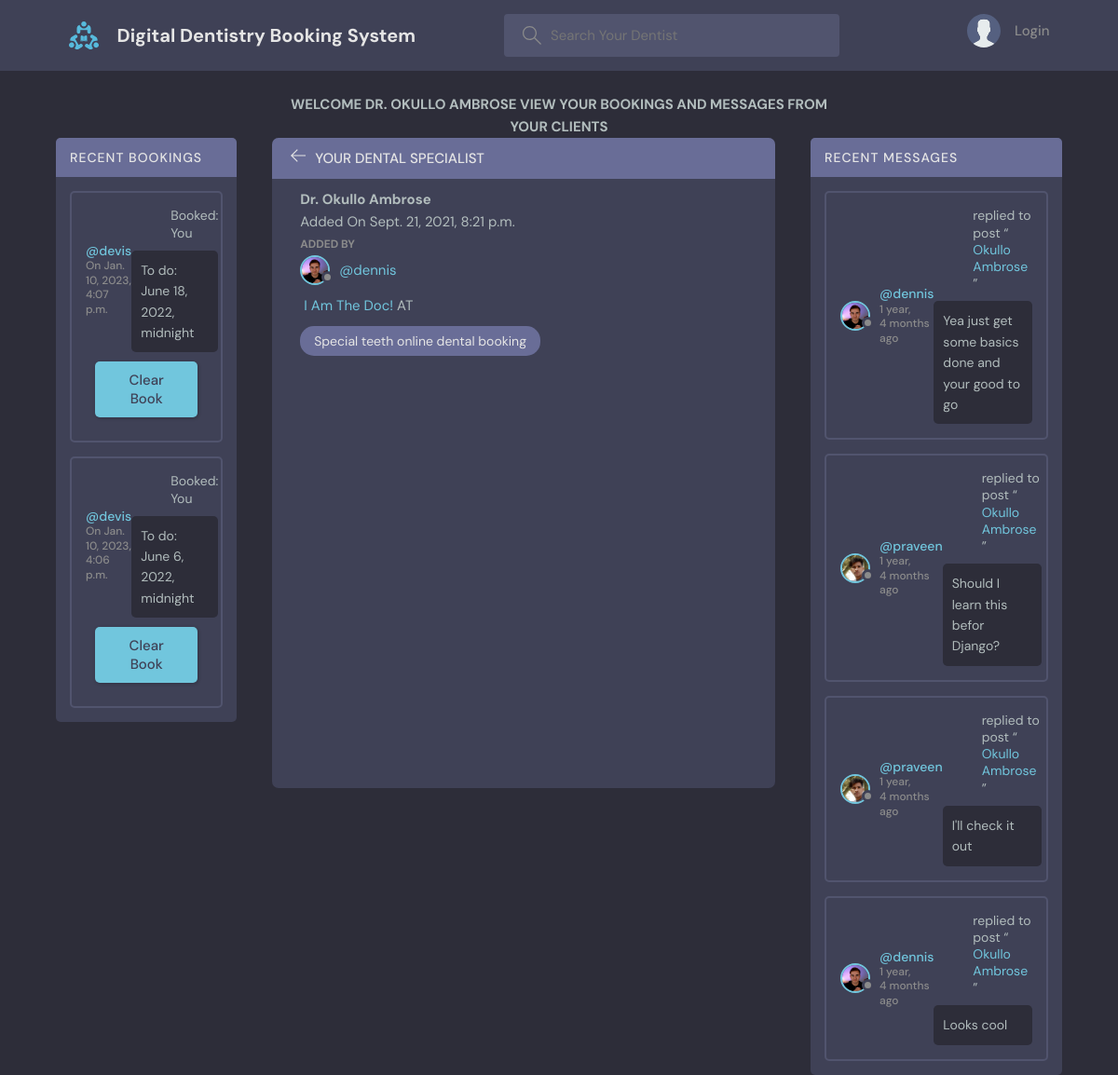
Screenshot of /dentist-view/15/ with the database file from the repository.
### base/models.py (models this page shows, shortened)
class Room(models.Model):
    host = models.ForeignKey(User, on_delete=models.SET_NULL, null=True)
    topic = models.ForeignKey(Topic, on_delete=models.SET_NULL, null=True)
    name = models.CharField(max_length=200)
    description = models.TextField(null=True, blank=True)
    secret_key = models.CharField(max_length=200, unique=True, null=True)
    updated = models.DateTimeField(auto_now=True)
    created = models.DateTimeField(auto_now_add=True)
    class Meta:
        ordering = ['-updated', '-created']
    def __str__(self):
        return self.name

class Booking(models.Model):
    user = models.ForeignKey(User, on_delete=models.CASCADE)
    room = models.ForeignKey(Room, on_delete=models.CASCADE)
    created = models.DateTimeField(auto_now_add=True)
    attendance = models.DateTimeField()
    class Meta:
        ordering = ['-created', '-attendance']

class User(AbstractUser):
    name = models.CharField(max_length=200, null=True)
    email = models.EmailField(unique=True, null=True)
    bio = models.TextField(null=True)
    avatar = models.ImageField(null=True, default="avatar.svg")
    USERNAME_FIELD = 'email'
    REQUIRED_FIELDS = []

class Topic(models.Model):
    name = models.CharField(max_length=200)
    def __str__(self):
        return self.name

class Message(models.Model):
    user = models.ForeignKey(User, on_delete=models.CASCADE)
    room = models.ForeignKey(Room, on_delete=models.CASCADE)
    body = models.TextField()
    updated = models.DateTimeField(auto_now=True)
    created = models.DateTimeField(auto_now_add=True)
    class Meta:
        ordering = ['-updated', '-created']

### base/views.py (the view)
# urls.py: path("dentist-view/<str:pk>/", views.dentistOwn, name="dentist-own"),
def dentistOwn(request, pk):
    room_own = Room.objects.get(id=pk)
    dentist_messages = room_own.message_set.all()
    dentist_bookings = room_own.booking_set.all()
    context = {'room_own': room_own, 'dentist_messages': dentist_messages, 'dentist_bookings': dentist_bookings}
    return render(request, 'base/dentist-own.html', context)

### base/templates/base/dentist-own.html (shortened to what this page needs)
{% extends 'main.html' %}
{% block content %}
<main class="layout layout--3">
  <div style="text-transform:uppercase; text-align: center !important; margin: auto; width: 50%;">
            <h3>WELCOME DR. {{room_own}} VIEW YOUR BOOKINGS AND MESSAGES FROM YOUR CLIENTS</h3>
        </div>
    <div class="container">
        <div class="activities">
            <div class="activities__header">
                <h2>Recent Bookings</h2>
            </div>
            {% for book in dentist_bookings %}
            <div class="activities__box">
                <div class="activities__boxHeader roomListRoom__header">
                    <a href="{% url 'user-profile' book.user.id %}" class="roomListRoom__author">
                        <p>
                            @{{book.user.name}}
                            <span>On {{book.created}}</span>
                        </p>
                    </a>
                    <div class="activities__boxContent">
                        <p>Booked: You</p>
                        <div class="activities__boxRoomContent">To do: {{book.attendance}}</div>
                    </div>
                </div>
                <a href="{% url 'delete-book' book.id %}">
                    <button  class="btn btn--main" style="margin:10px">Clear Book</button>
                </a>
            </div>
            {% endfor %}
        </div>
        <div class="room">
          <div class="room__top">
            <div class="room__topLeft">
              <a href="{% url 'home' %}">
                <svg version="1.1" xmlns="http://www.w3.org/2000/svg" width="32" height="32" viewBox="0 0 32 32">
                  <title>arrow-left</title>
                  <path
                    d="M13.723 2.286l-13.723 13.714 13.719 13.714 1.616-1.611-10.96-10.96h27.625v-2.286h-27.625l10.965-10.965-1.616-1.607z">
                  </path>
                </svg>
              </a>
              <h3>Your Dental Specialist</h3>
            </div>
          </div>
          <div class="room__box">
            <div style=" margin:10px">
              <div class="">
                <h3>Dr. {{room_own.name}}</h3>
                <span>Added On {{room_own.created}} </span>
              </div>
              <div class="room__hosted">
                <p>Added By</p>
                <a href="{% url 'user-profile' room_own.host.id %}" class="room__author">
                  <div class="avatar avatar--small">
                    <img src="{{room_own.host.avatar.url}}" />
                  </div>
                  <span>@{{room_own.host.username}}</span>
                </a>
                  <a href="{% url 'dentist-confirm' room_own.id %}">I Am The Doc!</a>
                  AT
              </div>
              <span class="room__topics">{{room_own.topic}}</span>
            </div>
          </div>
        </div>
        <div class="activities">
            <div class="activities__header">
                <h2>Recent Messages</h2>
            </div>
            {% for message in dentist_messages %}
            <div class="activities__box">
                <div class="activities__boxHeader roomListRoom__header">
                    <a href="{% url 'user-profile' message.user.id %}" class="roomListRoom__author">
                        <div class="avatar avatar--small">
                            <img src="{{message.user.avatar.url}}" />
                        </div>
                        <p>
                            @{{message.user.username}}
                            <span>{{message.created|timesince}} ago</span>
                        </p>
                    </a>
                    <div class="activities__boxContent">
                        <p>replied to post “<a href="{% url 'room' message.room.id %}">{{message.room}}</a>”</p>
                        <div class="activities__boxRoomContent">{{message.body}}</div>
                    </div>
                </div>
            </div>
            {% endfor %}
        </div>
    </div>
</main>
{% endblock %}

### static/styles/style.css (style rules this page uses)
:root { --color-main: #71c6dd; --color-main-light: #e1f6fb; --color-dark: #3f4156; --color-dark-medium: #51546e; --color-dark-light: #696d97; --color-light: #e5e5e5; --color-gray: #8b8b8b; --color-light-gray: #b2bdbd; --color-bg: #2d2d39; --color-success: #5dd693; --color-error: #fc4b0b; }
* { font-family: "DM Sans", -apple-system, BlinkMacSystemFont, "Segoe UI", Roboto, Oxygen, Ubuntu, Cantarell, "Open Sans", "Helvetica Neue", sans-serif; margin: 0; padding: 0; box-sizing: border-box; text-rendering: optimizeLegibility; font-size: inherit; }
html { font-size: 56.25%; }
@media only screen and (min-width: 1200px) { html { font-size: 62.5%; } }
body { line-height: 1.6; font-weight: 400; font-size: 1.5rem; color: var(--color-light-gray); background-color: var(--color-bg); min-height: 100vh; }
img { width: 100%; }
a { display: inline-block; color: var(--color-main); text-decoration: none; }
.container { max-width: 120rem; width: 90%; margin: auto; }
.btn { background-color: transparent; border: none; display: inline-flex; align-items: center; gap: 1rem; cursor: pointer; transition: all ease-in-out 0.3s; padding: 1rem 2rem; border-radius: 5px; box-shadow: 1px 1px 3px 1px rgba(0, 0, 0, 0.15); font-weight: 500; }
.btn--main { background-color: var(--color-main); color: var(--color-dark); }
.avatar { position: relative; display: inline-block; border-radius: 50%; border: 2px solid var(--color-main); }
.avatar img { display: block; border-radius: 50%; object-fit: cover; object-position: center; }
.avatar::after { content: ""; display: block; position: absolute; background-color: var(--color-gray); z-index: 111; border-radius: 50%; border: 0.3rem solid var(--color-dark); }
.avatar.avatar--small img { width: 2.8rem; height: 2.8rem; }
.avatar.avatar--small:after { width: 0.7rem; height: 0.7rem; bottom: 0px; right: -6px; }
.layout { margin-top: 2.4rem; }
.layout > .container { display: flex; justify-content: space-between; align-items: flex-start; }
.layout--3 > .container > div:first-child { flex-basis: 18%; max-width: 22.5rem; }
.layout--3 > .container > div:nth-child(2) { flex-basis: 50%; }
.layout--3 > .container > div:last-child { flex-basis: 25%; }
.roomListRoom__header { display: flex; justify-content: space-between; align-items: center; }
.roomListRoom__author { font-weight: 500; display: flex; align-items: center; gap: 1rem; }
.activities { background: var(--color-dark); border-radius: 5px; overflow: hidden; }
.activities__header h2 { background-color: var(--color-dark-light); text-transform: uppercase; font-weight: 500; padding: 1rem 1.5rem; color: var(--color-light); letter-spacing: 1px; font-size: 1.4rem; }
.activities__box { margin: 1.5rem; padding: 1.5rem; border: 2px solid var(--color-dark-medium); border-radius: 5px; }
.activities__boxHeader p { font-size: 1.4rem; line-height: 1.3; }
.activities__boxHeader p span { color: var(--color-gray); font-size: 1.2rem; display: block; }
.activities__boxContent { margin-left: 4.2rem; }
.activities__boxContent { font-size: 1.4rem; }
.activities__boxRoomContent { background: var(--color-bg); padding: 1rem; border-radius: 5px; margin-top: 1rem; margin-left: -4.2rem; }
.room, .participants { background: var(--color-dark); max-height: 87.5vh; border-radius: 0.7rem; overflow: hidden; position: relative; }
.room__top, .participants__top { background: var(--color-dark-light); display: flex; justify-content: space-between; align-items: center; padding: 1rem 2rem; position: relative; }
.room__top svg, .thread__top svg { width: 1.6rem; height: 1.6rem; fill: var(--color-light); cursor: pointer; }
.room__topLeft { display: flex; align-items: flex-end; gap: 1rem; }
.room__topLeft h3, .participants__top { text-transform: uppercase; font-weight: 500; color: var(--color-light); }
.room__topLeft svg { width: 1.6rem; height: 1.6rem; fill: var(--color-light); }
.room__box { padding-left: 2rem; padding-right: 2rem; height: 80.5vh; padding-bottom: 0; }
.room__hosted p { text-transform: uppercase; color: var(--color-gray); font-size: 1.2rem; font-weight: 700; line-height: 2; }
.room__author { display: flex; gap: 1rem; align-items: center; margin-bottom: 1rem; transition: all 0.3s ease-in-out; }
.room__topics { padding: 0.5rem 1.5rem; background: var(--color-dark-light); color: var(--color-light); display: inline-block; font-size: 1.4rem; border-radius: 1.5rem; margin: 1rem 0; }

### rows the page displays
Room: name "OKULLO AMBROSE", name "Okullo Ambrose", created "Sept. 21, 2021, 8:21 p.m.", host.avatar (picture), host.username "dennis", topic "Special teeth online dental booking"
Booking: user.name "devis", created "Jan. 10, 2023, 4:07 p.m.", attendance "June 18, 2022, midnight"
Booking: user.name "devis", created "Jan. 10, 2023, 4:06 p.m.", attendance "June 6, 2022, midnight"
Message: user.avatar (picture), user.username "dennis", created "1 year, 4 months", room "Okullo Ambrose", body "Yea just get some basics done and your good to go"
Message: user.avatar (picture), user.username "praveen", created "1 year, 4 months", room "Okullo Ambrose", body "Should I learn this befor Django?"
Message: user.avatar (picture), user.username "praveen", created "1 year, 4 months", room "Okullo Ambrose", body "I'll check it out"
Message: user.avatar (picture), user.username "dennis", created "1 year, 4 months", room "Okullo Ambrose", body "Looks cool"
